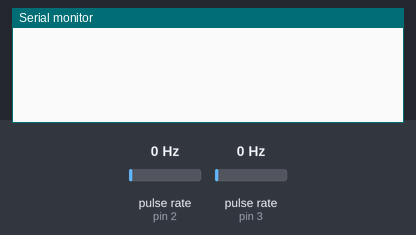
The sketch below on a simulated Arduino Uno, built with avr-gcc and run on an emulated ATmega328P. Shown: the last lines printed to the serial monitor. Wiring (inferred from the names in the program): 2 × pulse sensor: data pin 2 / data pin 3. The test bench sets the inputs (shaded band); at power-on: pulse rate (sensors on pin 2, pin 3) 0 Hz.

Above: at 1.2 s.
1.3 s: pulse rate (sensor on pin 2) set to 2 Hz
At 1.78 s:
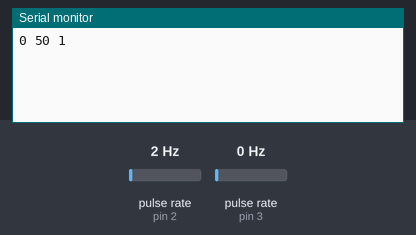
3.3 s: pulse rate (sensor on pin 3) set to 150 Hz
At 3.66 s:
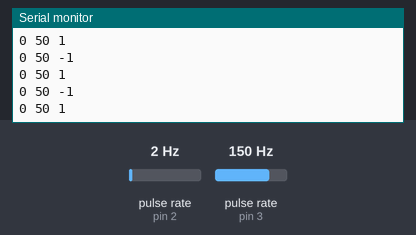
4.8 s: pulse rate (sensor on pin 2) set to 50 Hz
At 5.7 s:
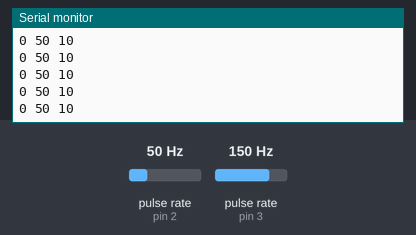
7.8 s: pulse rate (sensor on pin 3) set to 50 Hz
At 8.7 s:
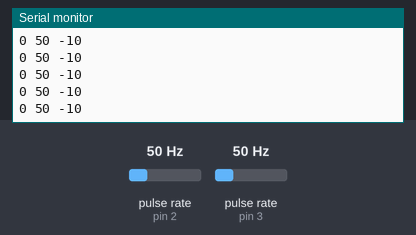
Timing chart, 0 to 10.3 s (numbered marks = the images above; inputs shaded):
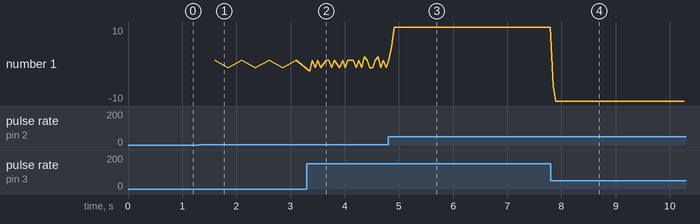

Measured:
- the behaviour switches between 0 and 1 Hz on pulse rate (sensor on pin 2) (found by bisection; images 0 and 1)
- after the input at 1.3 s, the serial monitor: prints a new line after 0.30 s (image 1)
- after the input at 3.3 s, the serial monitor: prints a new line after 0.05 s (image 2)
- after the input at 4.8 s, the serial monitor: prints a new line after 0.07 s (image 3)
- after the input at 7.8 s, the serial monitor: prints a new line after 0.05 s (image 4)
- plotted number 1: -1 → 10 after the input at 4.8 s, 10 → -10 after the input at 7.8 s

The sketch:

RotaryEncoder.ino
```cpp
//From bildr article: http://bildr.org/2012/08/rotary-encoder-arduino/

//these pins can not be changed 2/3 are special pins
int encoderPin1 = 2;
int encoderPin2 = 3;

volatile int lastEncoded = 0;
volatile long encoderValue = 0;

int lastMSB = 0;
int lastLSB = 0;

const unsigned short SAMPLE_PERIOD = 50; // in ms

void setup() {
  Serial.begin (9600);

  pinMode(encoderPin1, INPUT);
  pinMode(encoderPin2, INPUT);

  digitalWrite(encoderPin1, HIGH); //turn pullup resistor on
  digitalWrite(encoderPin2, HIGH); //turn pullup resistor on

  //call updateEncoder() when any high/low changed seen
  //on interrupt 0 (pin 2), or interrupt 1 (pin 3)
  attachInterrupt(0, updateEncoder, CHANGE);
  attachInterrupt(1, updateEncoder, CHANGE);

}

void loop(){
  long prevEncoderVal = encoderValue;

  // pause for the sampling period
  delay(SAMPLE_PERIOD);

  // only emit a delta update if something's changed
  if (prevEncoderVal != encoderValue)
  {
    // protocol is {dialId[2]}{samplePeriodMS[2]}{delta[4]}
    //char buf[8] = {0};
    //*(short*)(buf + sizeof(short)) = SAMPLE_PERIOD;
    //*(int*)(buf + (sizeof(short) * 2)) = (int)(encoderValue - prevEncoderVal);
    int delta = encoderValue - prevEncoderVal;
    String encoderUpdate = String(0) + String(' ') + String(SAMPLE_PERIOD) + String(' ') + String(delta);
    Serial.println(encoderUpdate);
  }
}


void updateEncoder(){
  int MSB = digitalRead(encoderPin1); //MSB = most significant bit
  int LSB = digitalRead(encoderPin2); //LSB = least significant bit

  int encoded = (MSB << 1) |LSB; //converting the 2 pin value to single number
  int sum  = (lastEncoded << 2) | encoded; //adding it to the previous encoded value

  if(sum == 0b1101 || sum == 0b0100 || sum == 0b0010 || sum == 0b1011) encoderValue ++;
  if(sum == 0b1110 || sum == 0b0111 || sum == 0b0001 || sum == 0b1000) encoderValue --;

  lastEncoded = encoded; //store this value for next time
}
```
